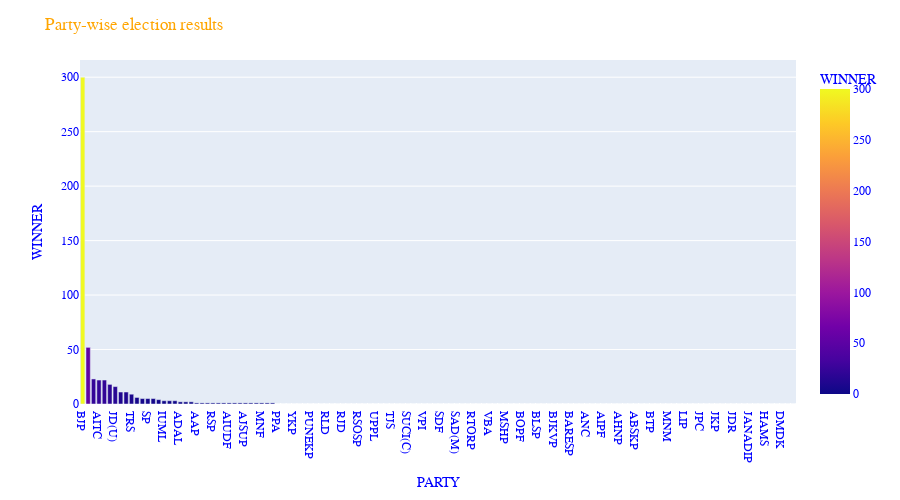

This figure's notebook cell:
### Code cell
# Visualize the party-wise election results
result_fig = px.bar(result_df, x=result_df['PARTY'], y=result_df["WINNER"], color='WINNER', height=500)
result_fig.update_layout(title_text='Party-wise election results',
                         font_family="Courier New",
                         font_color="blue",
                         title_font_family="Courier New",
                         title_font_color="orange")
result_fig.show()

### Figure 1 — Plotly figure (JSON) as saved in the notebook; plotly's stock layout.template omitted (floating-point values rounded to 4 significant figures; data arrays with more than 128 entries replaced by an {"elided": "..."} marker saying what was removed)
{"data": [{"alignmentgroup": "True", "hovertemplate": "PARTY=%{x}<br>WINNER=%{marker.color}<extra></extra>", "legendgroup": "", "marker": {"color": {"elided": "132 int values"}, "coloraxis": "coloraxis"}, "name": "", "offsetgroup": "", "orientation": "v", "showlegend": false, "textposition": "auto", "type": "bar", "x": {"elided": "132 str values"}, "xaxis": "x", "y": {"elided": "132 int values"}, "yaxis": "y"}], "layout": {"barmode": "relative", "coloraxis": {"colorbar": {"title": {"text": "WINNER"}}, "colorscale": [[0, "#0d0887"], [0.1111, "#46039f"], [0.2222, "#7201a8"], [0.3333, "#9c179e"], [0.4444, "#bd3786"], [0.5556, "#d8576b"], [0.6667, "#ed7953"], [0.7778, "#fb9f3a"], [0.8889, "#fdca26"], [1, "#f0f921"]]}, "font": {"color": "blue", "family": "Courier New"}, "height": 500, "legend": {"tracegroupgap": 0}, "margin": {"t": 60}, "title": {"font": {"color": "orange", "family": "Courier New"}, "text": "Party-wise election results"}, "xaxis": {"anchor": "y", "domain": [0, 1], "title": {"text": "PARTY"}}, "yaxis": {"anchor": "x", "domain": [0, 1], "title": {"text": "WINNER"}}}}
